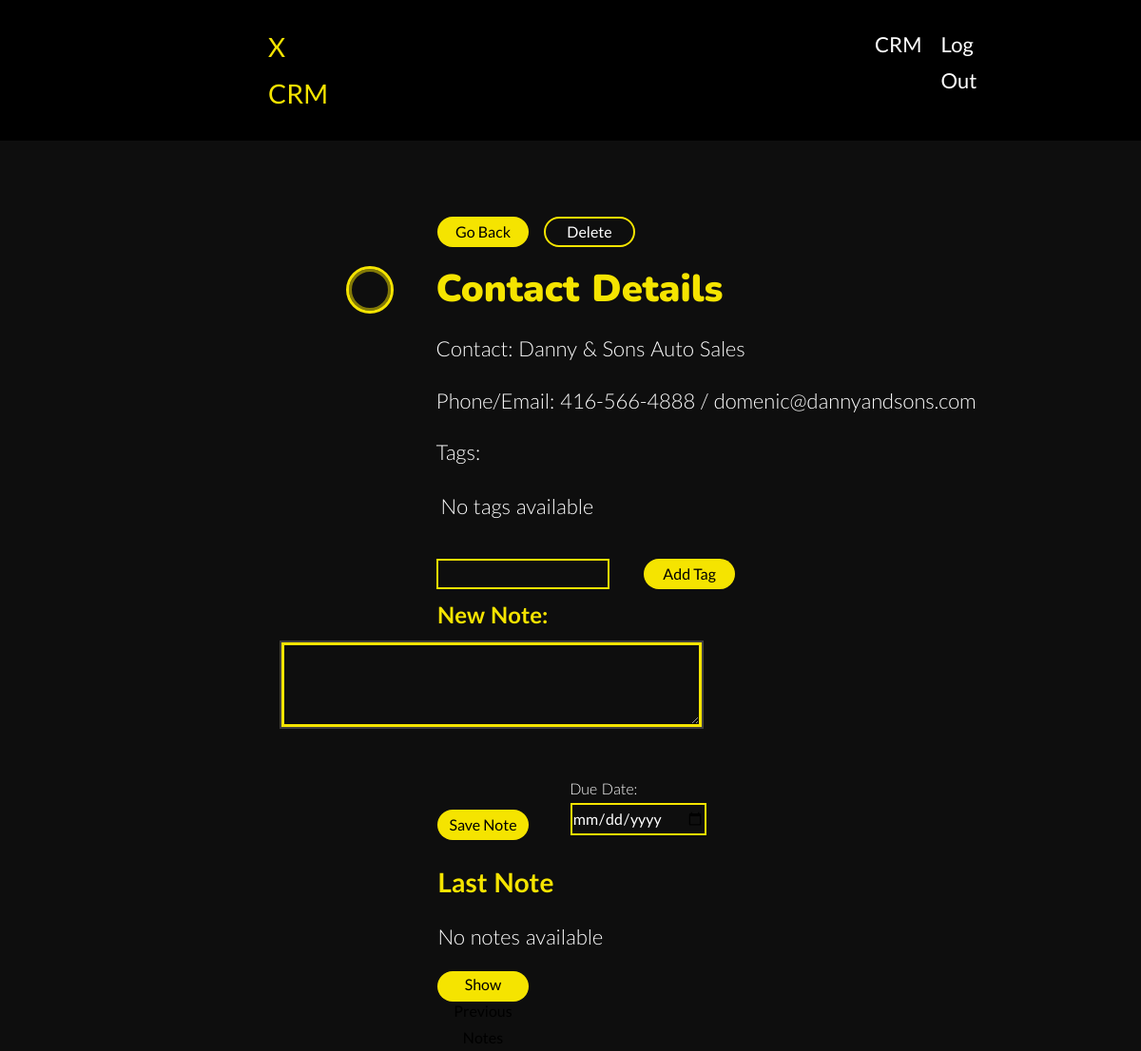
Screenshot of /contact_detail/1 (signed in) with the database file from the repository.
### my_package/models.py (models this page shows)
class CRM(db.Model):
    __tablename__ = 'CRM'
    id = db.Column(db.Integer, primary_key=True)
    contactname = db.Column(db.String(10000))
    date = db.Column(db.DateTime(timezone=True), default=func.now())
    user_id = db.Column(db.Integer, db.ForeignKey('user.id'))
    Contact = db.Column(db.String(10000))
    PhoneEmail = db.Column(db.String(10000))
    tags = db.relationship('Tags', secondary=crm_tags, lazy='subquery', back_populates='contacts')
    notes = db.relationship('Note', backref='contact', lazy=True)
    user = db.relationship('User', back_populates='crm')
    contactlastname = db.Column(db.String(10000))
    contactbillingaddress = db.Column(db.String(10000))
    contactbillingaddresscity = db.Column(db.String(10000))
    contactbillingaddressstate = db.Column(db.String(10000))
    contactbillingaddresscountry = db.Column(db.String(10000))
    contactbillingaddresszip = db.Column(db.String(10000))
    leadstatus = db.Column(db.String(10000))
    contactemail = db.Column(db.String(10000))
    contactphone = db.Column(db.String(10000))
    contactcompany = db.Column(db.String(10000))

### app.py (the view)
@app.route('/contact_detail/<int:id>')
@login_required
def contact_detail(id):
    contact = CRM.query.get_or_404(id)
    notes = Note.query.filter_by(contact_id=id).all()
    return render_template('contact_detail.html', contact=contact, notes=notes, user=current_user)

### app.py (called while the page is built)
@login_manager.user_loader
def load_user(id):
    return User.query.get(int(id))

### my_package/templates/contact_detail.html (shortened to what this page needs)
{% extends 'layout.html' %}
{% block content %}
<div class="contact-details-div">
    <a href="{{ url_for('crm') }}"><button class="back-to-crm">Go Back</button></a>
    <form action="{{ url_for('delete_contact', contact_id=contact.id) }}" method="post">
        <input class="delete-contact-btn" type="submit" value="Delete" onclick="return confirm('Are you sure you want to delete this contact?');">
    </form>
</div>
<div class="contact-details-div">
    {% set names = contact.Contact.split(" ") %}
    {% set initials = names[0][0].upper() if names[0] else '' %}
    {% set second_initial = names[1][0].upper() if names[1] and names[1][0].isalpha() else '' %}
    {% set initials = initials + second_initial if names|length > 1 else initials %}
    <div class="profile-picture profile-picture-details">{{ initials }}</div>
    <div class="contact-details-txt">
        <h1 class="contact-details-header">Contact Details</h1>
        <p class="contact-details">Contact:
            {% if contact.contactfirstname and contact.contactlastname %}
                {{ contact.contactfirstname }} {{ contact.contactlastname }}
            {% elif contact.contactcompany %}
                {{ contact.contactcompany }}
            {% else %}
                {{ contact.Contact }}
            {% endif %}</p>
        <p class="contact-details">Phone/Email:
            {% if contact.contactphone and contact.contactemail %}
                {{ contact.contactphone }} / {{ contact.contactemail }}
            {% elif contact.contactphone %}
                {{ contact.contactphone }}
            {% elif contact.contactemail %}
                {{ contact.contactemail }}
            {% else %}
                No phone or email available
            {% endif %}</p>
        <p class="contact-details">Tags:
            <ul class="contact-tags">
                {% for tag in contact.tags %}
                    <p class="tag-btn">{{ tag.name }}</p>
                {% else %}
                    <p class="tag-btn-none">No tags available</p>
                {% endfor %}
            </ul>
        </p>
        <form action="{{ url_for('add_tag', id=contact.id) }}" method="POST">
            <label for="new_tag">Add Tag:</label>
            <input type="text" name="new_tag" id="new_tag">
            <button class="add-tag" type="submit">Add Tag</button>
        </form>
    </div>
</div>
<form class="new-note-form" action="{{ url_for('save_notes', id=contact.id) }}" method="POST">
    <label class="notes-label" for="notes">New Note:</label>
    <textarea class="notes-txt-input" name="notes" id="notes"></textarea>
    <label class="label-due-date" for="due_date">Due Date:</label>
    <input type="date" name="due_date" id="due_date">
    <button class="notes-submit-btn" type="submit">Save Note</button>
</form>
<h3 class="last-note-heading">Last Note</h3>
<p class="last-note">{{ notes[-1].content if notes else "No notes available" }}</p>
<div class="contact-details-button-div">
    <button id="toggleNotes">Show Previous Notes</button>
</div>
{% endblock %}

### rows the page displays
CRM: contactcompany "Danny & Sons Auto Sales", contactphone "416-566-4888", contactemail "domenic@dannyandsons.com"

### other values shown
{{ notes[-1].content if notes else "No notes available" }} "No notes available"
